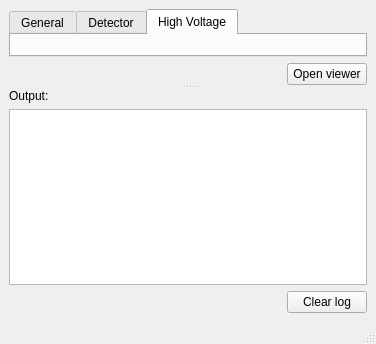
<?xml version="1.0" encoding="UTF-8"?>
<ui version="4.0">
 <class>CamacClientForm</class>
 <widget class="QMainWindow" name="CamacClientForm">
  <property name="geometry">
   <rect>
    <x>0</x>
    <y>0</y>
    <width>376</width>
    <height>344</height>
   </rect>
  </property>
  <property name="windowTitle">
   <string>Online</string>
  </property>
  <widget class="QWidget" name="centralwidget">
   <layout class="QHBoxLayout" name="horizontalLayout_6">
    <item>
     <widget class="QSplitter" name="splitter">
      <property name="orientation">
       <enum>Qt::Vertical</enum>
      </property>
      <widget class="QWidget" name="verticalLayoutWidget_3">
       <layout class="QVBoxLayout" name="verticalLayout">
        <item>
         <widget class="QTabWidget" name="tabWidget">
          <property name="sizePolicy">
           <sizepolicy hsizetype="Expanding" vsizetype="Expanding">
            <horstretch>0</horstretch>
            <verstretch>0</verstretch>
           </sizepolicy>
          </property>
          <property name="currentIndex">
           <number>2</number>
          </property>
          <widget class="QWidget" name="generalTab">
           <attribute name="title">
            <string>General</string>
           </attribute>
           <layout class="QVBoxLayout" name="verticalLayout_5"/>
          </widget>
          <widget class="QWidget" name="CCPC7Tab">
           <attribute name="title">
            <string>Detector</string>
           </attribute>
           <layout class="QVBoxLayout" name="verticalLayout_7"/>
          </widget>
          <widget class="QWidget" name="HVTab">
           <attribute name="title">
            <string>High Voltage</string>
           </attribute>
           <layout class="QVBoxLayout" name="verticalLayout_3"/>
          </widget>
         </widget>
        </item>
        <item>
         <layout class="QHBoxLayout" name="horizontalLayout_5">
          <item>
           <spacer name="horizontalSpacer_2">
            <property name="orientation">
             <enum>Qt::Horizontal</enum>
            </property>
            <property name="sizeHint" stdset="0">
             <size>
              <width>40</width>
              <height>20</height>
             </size>
            </property>
           </spacer>
          </item>
          <item>
           <widget class="QPushButton" name="openViewerButton">
            <property name="text">
             <string>Open viewer</string>
            </property>
           </widget>
          </item>
         </layout>
        </item>
       </layout>
      </widget>
      <widget class="QWidget" name="verticalLayoutWidget_2">
       <layout class="QVBoxLayout" name="verticalLayout_9">
        <property name="topMargin">
         <number>0</number>
        </property>
        <property name="bottomMargin">
         <number>0</number>
        </property>
        <item>
         <widget class="QLabel" name="label_2">
          <property name="text">
           <string>Output:</string>
          </property>
         </widget>
        </item>
        <item>
         <widget class="QTextBrowser" name="output">
          <property name="sizePolicy">
           <sizepolicy hsizetype="Expanding" vsizetype="Expanding">
            <horstretch>0</horstretch>
            <verstretch>2</verstretch>
           </sizepolicy>
          </property>
         </widget>
        </item>
        <item>
         <layout class="QHBoxLayout" name="horizontalLayout">
          <item>
           <spacer name="horizontalSpacer">
            <property name="orientation">
             <enum>Qt::Horizontal</enum>
            </property>
            <property name="sizeHint" stdset="0">
             <size>
              <width>40</width>
              <height>20</height>
             </size>
            </property>
           </spacer>
          </item>
          <item>
           <widget class="QPushButton" name="clearLogButton">
            <property name="text">
             <string>Clear log</string>
            </property>
           </widget>
          </item>
         </layout>
        </item>
       </layout>
      </widget>
     </widget>
    </item>
   </layout>
  </widget>
  <widget class="QMenuBar" name="menubar">
   <property name="geometry">
    <rect>
     <x>0</x>
     <y>0</y>
     <width>376</width>
     <height>19</height>
    </rect>
   </property>
  </widget>
  <widget class="QStatusBar" name="statusbar"/>
 </widget>
 <resources/>
 <connections/>
</ui>
